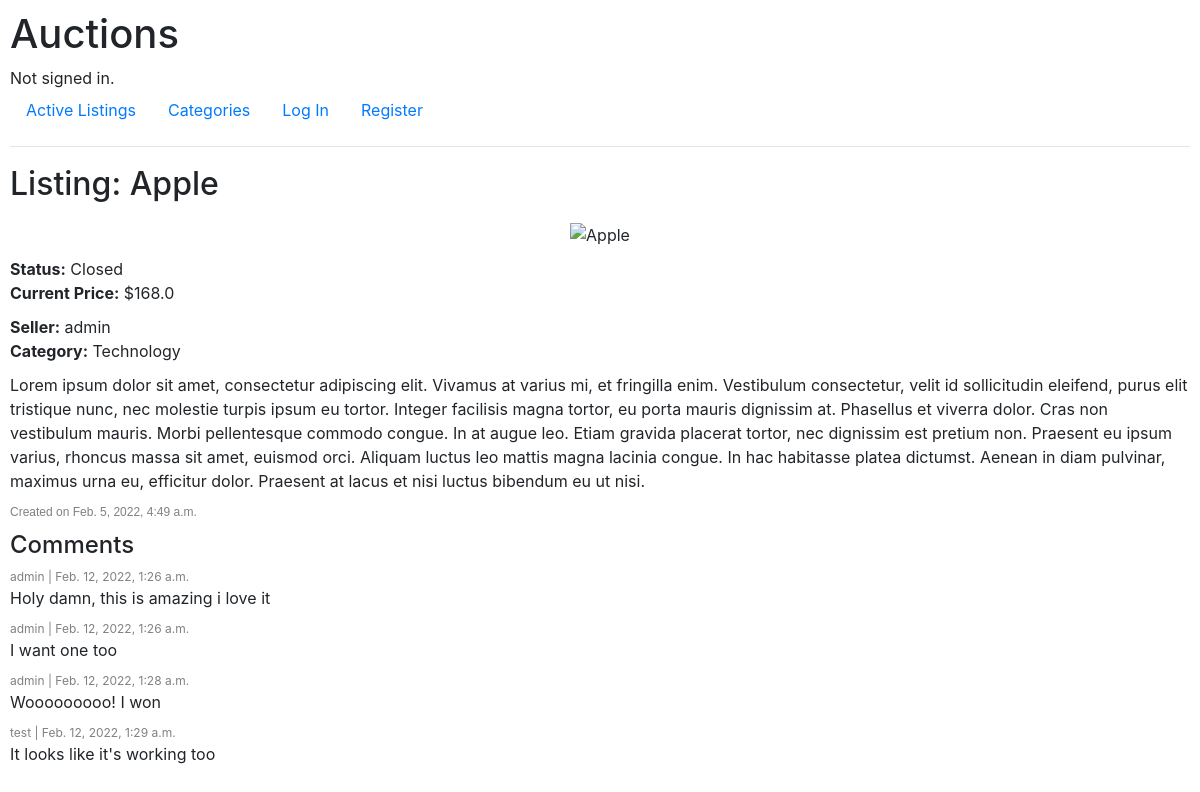
The page /listing/Apple on the database as committed earlier.
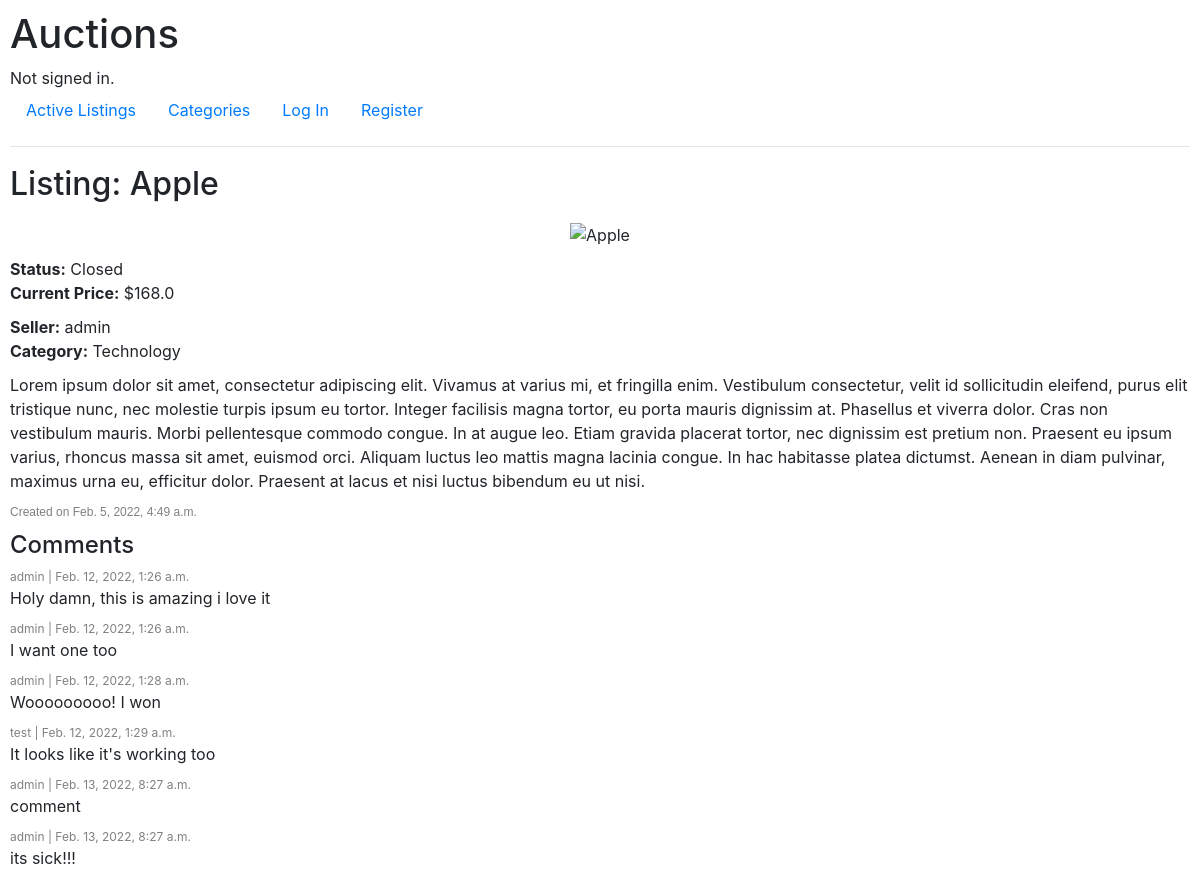
The same page on the database as committed later.
### auctions/models.py (models this page shows, shortened)
class Comment(models.Model):
    auction = models.ForeignKey(Auction, on_delete=models.CASCADE, related_name="comments")
    user = models.ForeignKey(User, on_delete=models.CASCADE, related_name="usercomments")
    comment = models.CharField(max_length=200, blank=True)
    time = models.DateTimeField(auto_now_add=True)

class User(AbstractUser):
    def __str__(self):
        return f"ID:{self.id} - {self.username} | {self.email}"

### auctions/views.py (the view, shortened to what this page needs)
# urls.py: path("listing/<str:listing>", views.listing, name="listing"),
def listing(request, listing):
    auction = Auction.objects.get(title=listing)
    comments = Comment.objects.filter(auction=auction)
    try:
        watchlist = Watchlist.objects.filter(user=request.user, auction=auction)
    except:
        watchlist = "Empty"
    if request.method == "POST":
        print(request.POST["action"])
        if request.POST["action"] == "close":
            auction.status = "Closed"
            auction.save()
            return HttpResponseRedirect(reverse("listing", args=[listing]))
        elif request.POST["action"] == "watchlist":
            if not watchlist:
                watchlist = Watchlist(auction=auction, user=request.user)
                watchlist.save()
                return HttpResponseRedirect(reverse("listing", args=[listing]))
            watchlist.delete()
            return HttpResponseRedirect(reverse("listing", args=[listing]))
        elif request.POST["action"] == "bid":
            if float(request.POST["bid"]) >= auction.price:
                bid = Bid(auction=auction, bidder=request.user, bid=request.POST["bid"])
                bid.save()
                auction.price = request.POST["bid"]
                auction.save()
                return HttpResponseRedirect(reverse("listing", args=[listing]))
            else:
                return render(request, "auctions/listing.html", {
            "auction": auction,
            "alert": "Error: Bid price is lower then asking price, try again!",
            })
        elif request.POST["action"] == "comment":
            comment = Comment(auction=auction, user=request.user, comment=request.POST["comment"])
            comment.save()
            return HttpResponseRedirect(reverse("listing", args=[listing]))
        return HttpResponseRedirect(reverse("listing", args=[listing]))
    else:
        if auction.status == "Closed":
            print("1")
            try:
                highestBid = Bid.objects.get(auction=auction, bid=auction.price)
            except ObjectDoesNotExist:
                    return render(request, "auctions/listing.html", {
                        "auction": auction,
                        "comments": comments,
                        "watchlist": watchlist,
                    })
            print("why")
        return render(request, "auctions/listing.html", {
            "comments": comments,
            "auction": auction,
            "watchlist": watchlist,
        })

### auctions/templates/auctions/listing.html (shortened to what this page needs)
{% extends "auctions/layout.html" %}
{% block alert %}
<div class="alert">
</div>
{% endblock %}
{% block body %}
    <h2>Listing: {{ auction.title }}</h2>
    <div class="auction">
        <div class="listing_image">
            {% if auction.image != "" %}
            <img src="{{ auction.image }}" alt="{{ auction.title }}">
            {% else %}
            <span class="no_image">No Image</span>
            {% endif %}
        </div>
        <div class="listing_details">
            <div class="listing_status">
                <b>Status:</b> {{ auction.status}}
            </div>
            <div class="listing_price">
                <b>Current Price:</b> ${{ auction.price }}
            </div>
            <div class="listing_seller">
                <b>Seller:</b> {{ auction.seller.username }}
            </div>
            <div class="listing_category">
                {% if auction.category != "" %}
                    <b>Category:</b> {{ auction.category }}
                {% else %}
                    <b>Category:</b> none
                {% endif %}
            </div>
            <div class="listing_description">
                {{ auction.description }}
            </div>
            <div class="listing_date">
                <span>Created on {{ auction.created }}</span>
            </div>
        </div>
        <h4>Comments</h4>
        <div class="listing_comments">
            {% for comment in comments %}
            <div class="comment">
                <div class="comment_details">
                    {{comment.user.username}} | {{comment.time}}
                </div>
                <div class="comment_text">
                    {{comment.comment}}
                </div>
            </div>
            {% endfor %}
        </div>
    </div>
{% endblock %}

Rows that differ between the two databases and show on the page:
added Comment: user.username "admin", time "Feb. 13, 2022, 8:27 a.m.", comment "comment"
added Comment: user.username "admin", time "Feb. 13, 2022, 8:27 a.m.", comment "its sick!!!"
